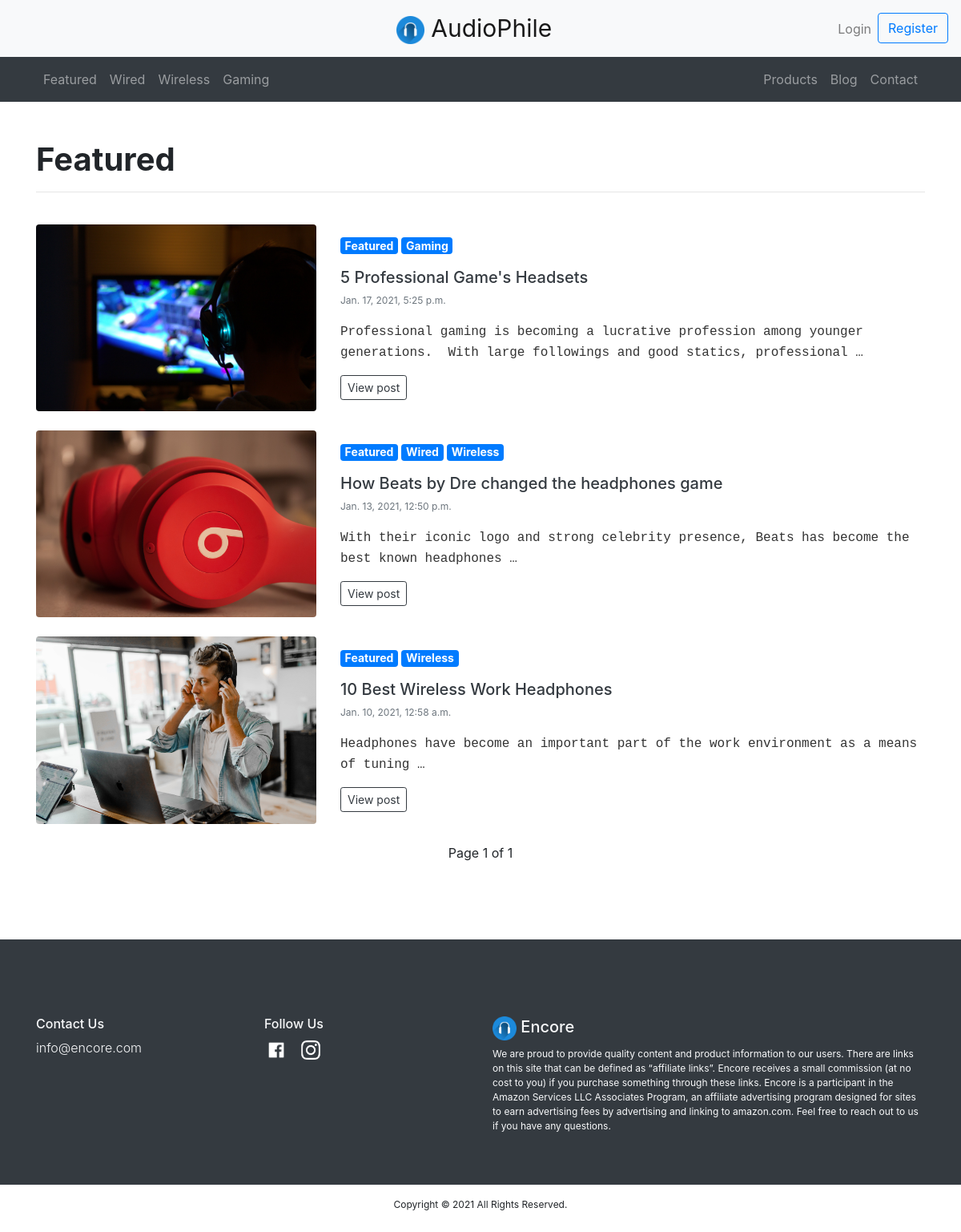
The app's page /blog/featured with its own data.
### main/models.py (models this page shows, shortened)
class Tag(models.Model):
	tag_name = models.CharField(max_length=15)
	tag_slug = models.SlugField()
	def __str__(self):
		return self.tag_name

class Article(models.Model):
	article_title = models.CharField (max_length=200)
	article_published = models.DateTimeField('date published')
	article_image = models.ImageField(upload_to='images/')
	article_tags = models.ManyToManyField(Tag)   #add this
	article_content = HTMLField()
	article_slug = models.SlugField()

### main/views.py (the view)
# urls.py: path("blog/<tag_page>", views.blog, name ="blog"),
def blog(request, tag_page):
	if tag_page == 'articles':
		tag =''
		blog = Article.objects.all().order_by('-article_published')
	else:
		tag = Tag.objects.get(tag_slug=tag_page)
		blog = Article.objects.filter(article_tags=tag).order_by('-article_published')
	paginator = Paginator(blog, 25)
	page_number = request.GET.get('page')
	blog_obj = paginator.get_page(page_number)
	return render(request=request, template_name="main/blog.html", context={"blog":blog_obj, "tag":tag})

### main/context_processors.py (called while the page is built)
def menu(request):
    nav_tags = Tag.objects.all()[:4]
    return { 'nav_tags' : nav_tags,
    }

### main/templates/main/blog.html (shortened to what this page needs)
{% extends "main/header.html" %}
    {% block content %}
    <div class="container py-5">
        {% if tag %}
            <h1 class="font-weight-bold">{{ tag }}</h1>
        {% else %}
            <h1 class="font-weight-bold">Articles</h1>
        {% endif %}
        <hr>
        <br>
        <div class="row">
            {% for b in blog %}
                <a href="/{{ b.article_slug }}" style="text-decoration: none">
                    <div class="col-12 pb-4 text-dark">
                        <div class="row">
                            <div class="col-lg-4 col-md-6 col-sm-12 my-auto">
                                <img src="{{ b.article_image.url }}" class="img-fluid rounded" alt="{{ b.article_name }}">
                            </div>
                            <div class="col-lg-8 col-md-6 col-sm-12 my-auto">
                                <p>
                                    {% for tag in b.article_tags.all %}
                                        <span class="badge badge-primary" style ="font-size:14px; color: white">{{ tag }}</span>
                                    {% endfor %}
                                </p>
                                <h5>{{ b.article_title }}</h5>
                                <p class="card-text text-muted" style="font-size:12px">{{ b.article_published }}</p>
                                <p>{{ b.article_content|safe|truncatewords:25 }}</p>
                                <button class="btn btn-outline-dark btn-sm">View post</button>
                            </div>
                        </div>
                    </div>
                </a>
            {% endfor %}
        </div>
        <div class="container">
            <div class="pagination justify-content-center">
                <span class="step-links">
                    <span class="current">
                        Page {{ blog.number }} of {{ blog.paginator.num_pages }}
                    </span>
                </span>
            </div>
        </div>
      </div>
    {% endblock %}

### main/templates/main/header.html (shortened to what this page needs)
<!DOCTYPE html>
<html>
  <head>
    <link rel="stylesheet" href="https://stackpath.bootstrapcdn.com/bootstrap/4.4.1/css/bootstrap.min.css">
  </head>
  <body>
    {% include 'main/includes/navbar.html' %}
    {% block content %}
    {% endblock %}
    {% include 'main/includes/footer.html' %}
  </body>
</html>

### main/templates/main/includes/navbar.html (shortened to what this page needs)
{% load static %}
  <nav class="navbar navbar-expand-md navbar-light bg-light">
    <div class="mx-auto order-0">
      <a class="navbar-brand" href="/" style="font-size:30px">
        <img src="{% static "img/logo.png" %}" width="35" height="35" alt="logo"> AudioPhile
      </a>
    </div>
    <div class="navbar-collapse collapse w-100 order-3 dual-collapse2">
      <ul class="navbar-nav ml-auto">
        {% if user.is_authenticated %}
          <li class="nav-item">
            <a class="nav-link" href="/logout">Logout</a>
          </li>
          <li class="nav-item">
            <a class="btn btn-outline-primary" href="/user">{{user.username|title}}</a>
          </li>
        {% else %}
          <li class="nav-item">
            <a class="nav-link" href="/login">Login</a>
          </li>
          <li class="nav-item">
             <a class="btn btn-outline-primary" href="/register">Register</a>
          </li>
        {% endif %}
      </ul>
    </div>
  </nav>
  <div class="container-fluid sticky-top bg-dark">
    <nav class="container navbar navbar-expand-md navbar-dark">
      <div class="navbar-collapse collapse w-100 order-1 order-md-0 dual-collapse2">
        <ul class="navbar-nav mr-auto">
          {% for tag in nav_tags %}
            <li class="nav-item">
              <a class="nav-link" href="/blog/{{ tag.tag_slug }}">{{ tag.tag_name}}</a>
            </li>
          {% endfor %}
        </ul>
      </div>
      <div class="navbar-collapse collapse w-100 order-3 dual-collapse2">
        <ul class="navbar-nav ml-auto">
          <li class="nav-item">
            <a class="nav-link" href="/products">Products</a>
          </li>
          <li class="nav-item">
            <a class="nav-link" href="/blog/articles">Blog</a>
          </li>
          <li class="nav-item">
            <a class="nav-link" href="#contact">Contact</a>
          </li>
        </ul>
      </div>
    </nav>
  </div>

### main/templates/main/includes/footer.html (shortened to what this page needs)
{% load static %}
    <footer id="contact">
        <div class="container-fluid bg-dark text-light mt-5 pt-5">
            <div class="container py-5">
                <div class="row">
                    <div class="col-sm-12 col-md-3 col-lg-3">
                        <h6>Contact Us</h6>
                        <p class="font-weight-light">info@encore.com</p>
                    </div>
                    <div class="col-sm-12 col-md-3 col-lg-3">
                        <h6>Follow Us</h6>
                        <p class="font-weight-light">
                            <a href="#"><img src="{% static "img/facebook.png" %}" alt="Facebook" class="img-fluid" style="width: auto; height: 30px; object-fit: scale-down;"></a>
                            <a href="#"><img src="{% static "img/instagram.png" %}" alt="Instagram" class="img-fluid" style="width: auto; height: 30px; object-fit: scale-down;"></a>
                        </p>
                    </div>
                    <div class="col-sm-12 col-md-6 col-lg-6">
                        <h5>
                            <img src="{% static "img/logo.png" %}" width="30" height="30" alt="logo">
                            Encore
                        </h5>
                        <p style="font-size: 12px">We are proud to provide quality content and product information to our users. There are links on this site that can be defined as “affiliate links”. Encore receives a small commission (at no cost to you) if you purchase something through these links. Encore is a participant in the Amazon Services LLC Associates Program, an affiliate advertising program designed for sites to earn advertising fees by advertising and linking to amazon.com.  Feel free to reach out to us if you have any questions.</p>
                    </div>
                    </div>
                </div>
            </div>
            <div class="container text-center py-3">
                <p style="font-size:12px">Copyright © 2021 All Rights Reserved.</p>
            </div>
    </footer>

### records on screen
Tag: tag_name "Featured"
Tag: tag_name "Wired"
Tag: tag_name "Wireless"
Tag: tag_name "Gaming"
Article: article_image (picture), article_title "5 Professional Game's Headsets", article_published "Jan. 17, 2021, 5:25 p.m.", article_content "Professional gaming is becoming a lucrative profession among younger generations. With large followings and good statics, professional …"
Article: article_image (picture), article_title "How Beats by Dre changed the headphones game", article_published "Jan. 13, 2021, 12:50 p.m.", article_content "With their iconic logo and strong celebrity presence, Beats has become the best known headphones …"
Article: article_image (picture), article_title "10 Best Wireless Work Headphones", article_published "Jan. 10, 2021, 12:58 a.m.", article_content "Headphones have become an important part of the work environment as a means of tuning …"

### other values on screen
{{ blog.number }} "1"
{{ blog.paginator.num_pages }} "1"
